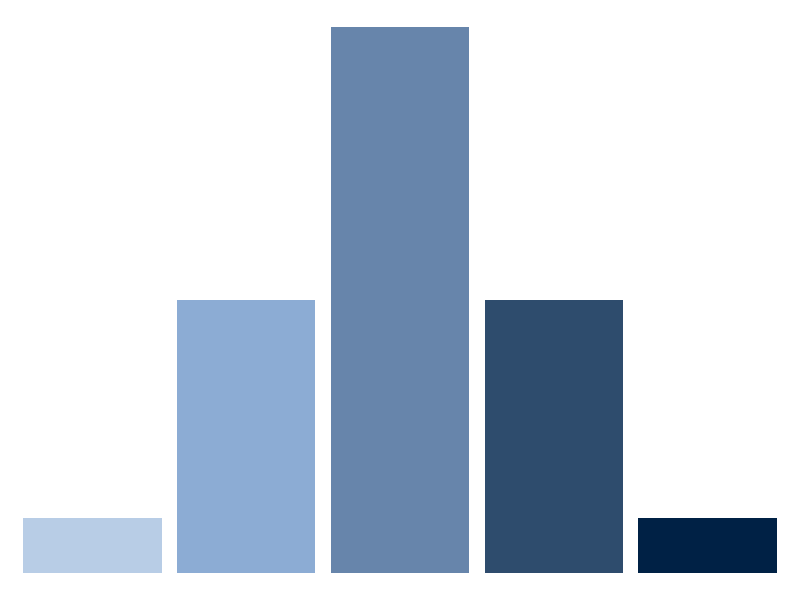

Generate this figure with R:
# export images to 1272px x 764px for the newsletter
# csc logo is positioned after the fact left aligned
# offset by 75px and centered vertically
# csc logo is UBCO-CSC-Icon-Colour.png
# from https://github.com/csc-ubc-okanagan/communications/blob/main/csc-media-assets/UBCO-CSC-Icon-Colour.png

library(ggplot2)

colours = c("#B8CDE6",
            "#8CACD4",
            "#6785AB",
            "#2E4C6D",
            "#002145")

my_data <- data.frame(
  x = c(1, 5, 10, 5, 1),
  y = factor(c("a", "b", "c", "d", "e"))
)

ggplot(my_data, aes(x = y, y = x, fill = y)) +
  geom_col() +
  scale_fill_manual(values = colours) +
  theme_void() +
  theme(
    legend.position = "none"
  )
